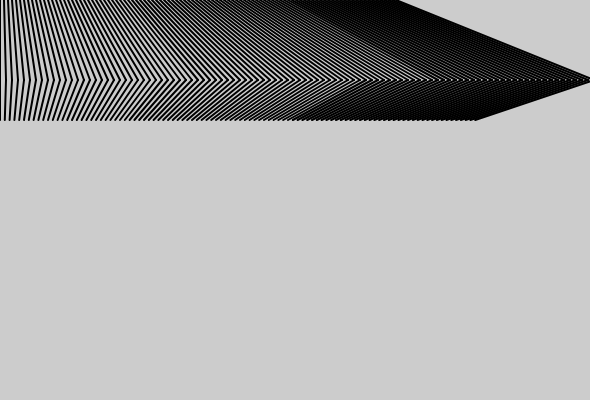
Frame 1 (no input)
Frame 60 (no input): identical to frame 1, image omitted
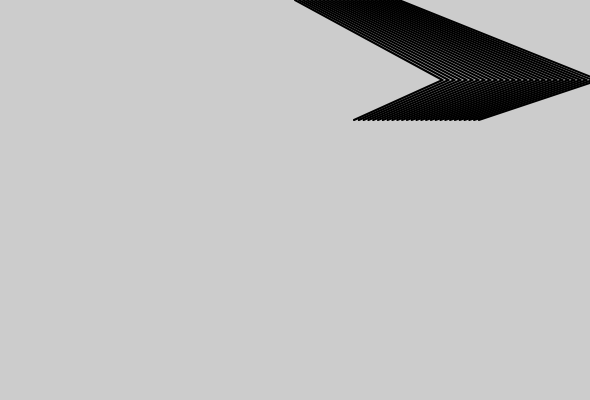
Frame 120 (the mouse pressed at the canvas centre since frame 60)

The p5.js sketch that drew these frames (run headless with seeded random() and noise() and a simulated clock; from frame 60 on, the mouse is pressed at the canvas centre):

// p5.js sketch
// ── sketch.js
function setup() {
  createCanvas(590, 400);
  strokeWeight(2);
}

function draw() {
background(204);
for(var i = mouseX; i < 400; i += 4){
  line(i, 0, i + i/2, 80);
  line(i + i/2, 80, i * 1.2, 120);
}
}
